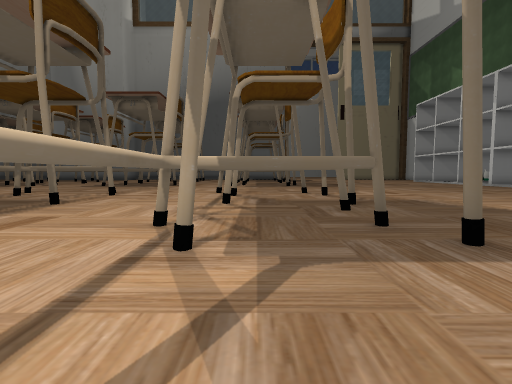
view 1 (above)

24 first-person views from a walk through a 3-D level made in the Unity game engine. The camera is 1.2 m above the floor, tilts 4° down and sees 85° across. The floor is counted in squares, 1.41 m on a side. Each view is taken from the middle of a square. On the plan, view 1 faces up. The plan holds only what a view shows up to about 11 squares ahead; the rest is blank. The place goes on beyond the plan. The player is left out. Some animated figures are left out. Some surface patterns are stand-ins.

view 2
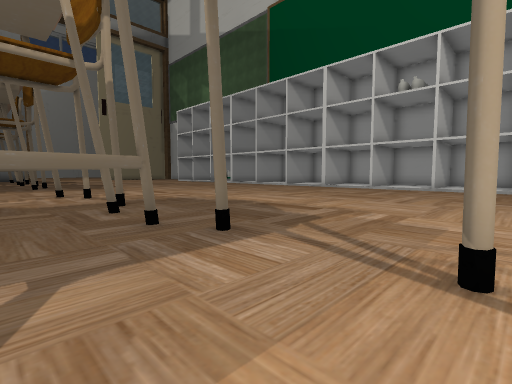

view 3
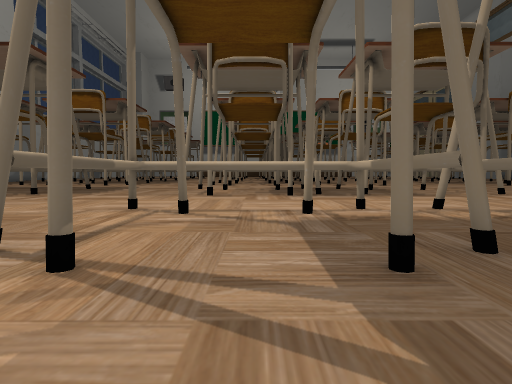

view 4
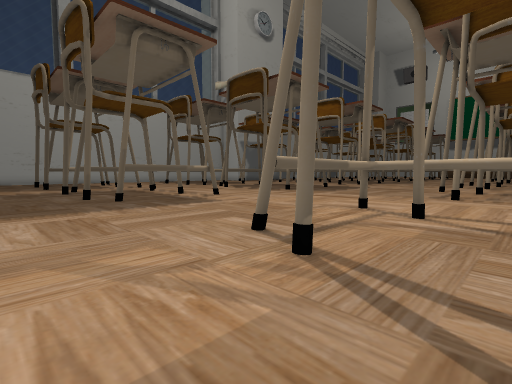

view 5
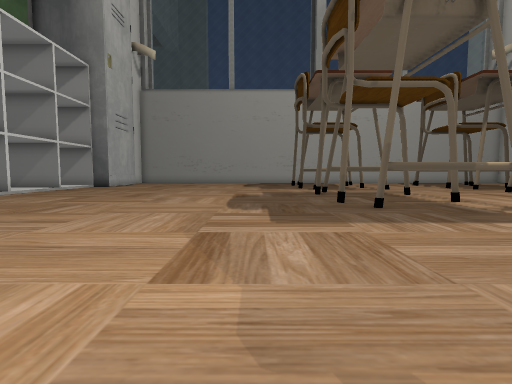

view 6
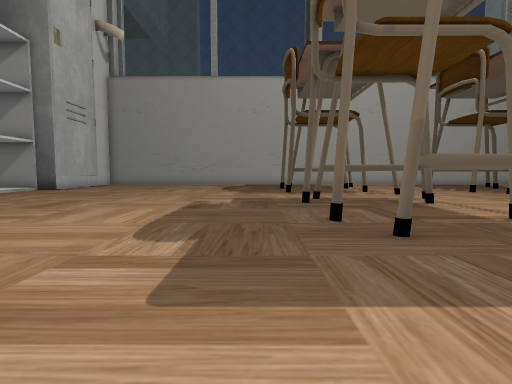

view 7
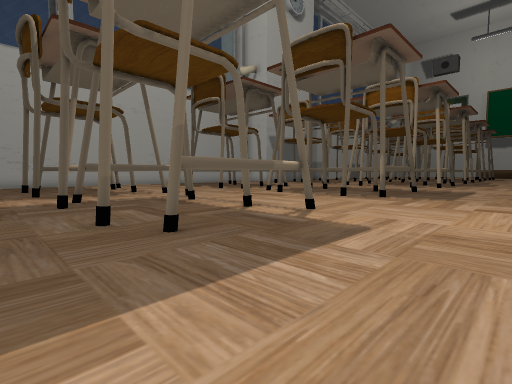

view 8
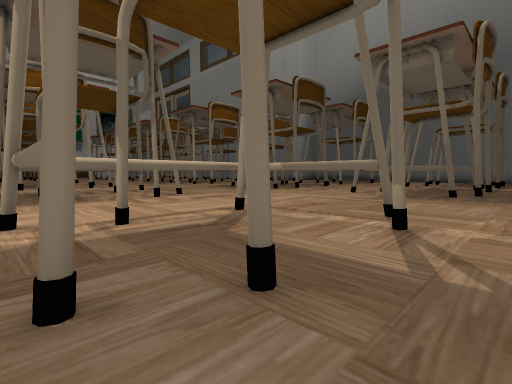

view 9
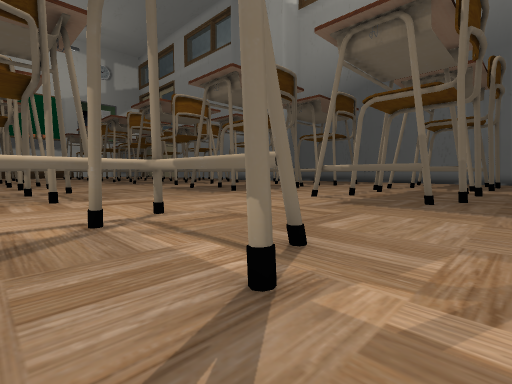

view 10
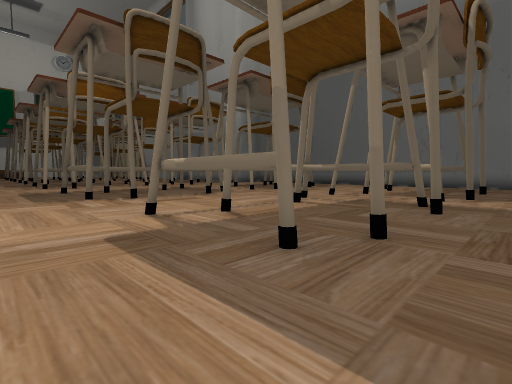

view 11
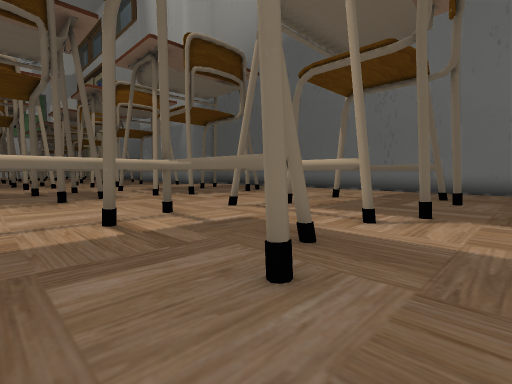

view 12
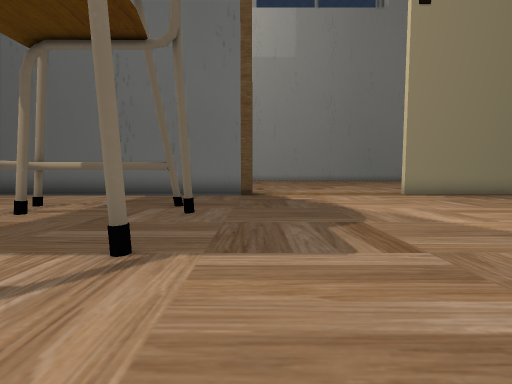

view 13
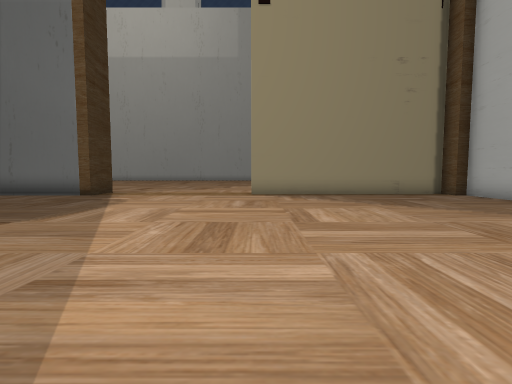

view 14
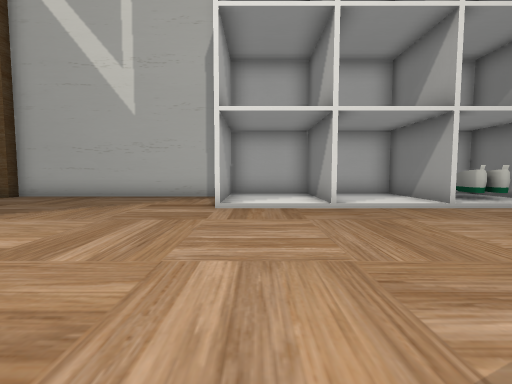

view 15
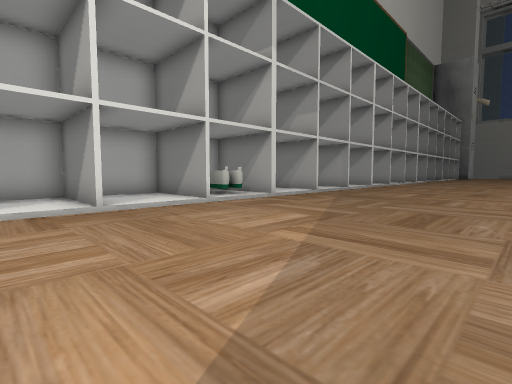

view 16
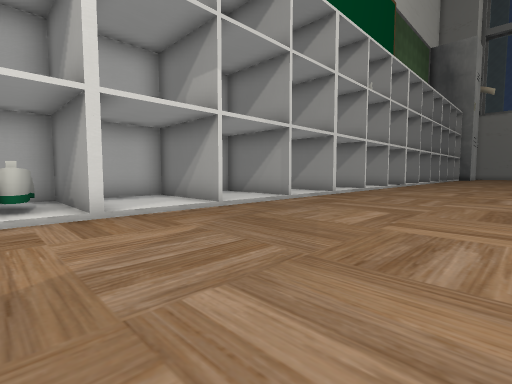

view 17
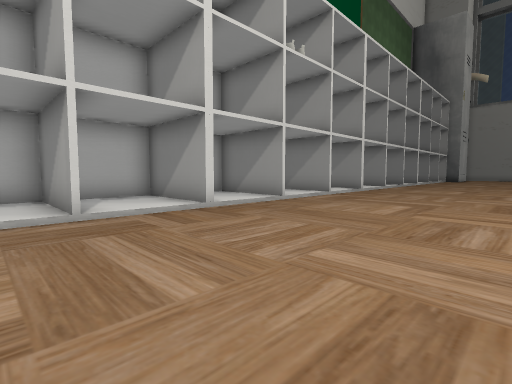

view 18
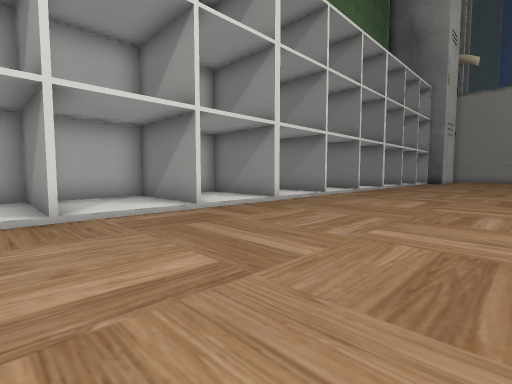

view 19
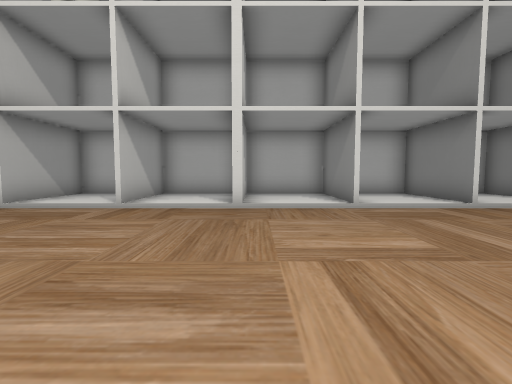

view 20
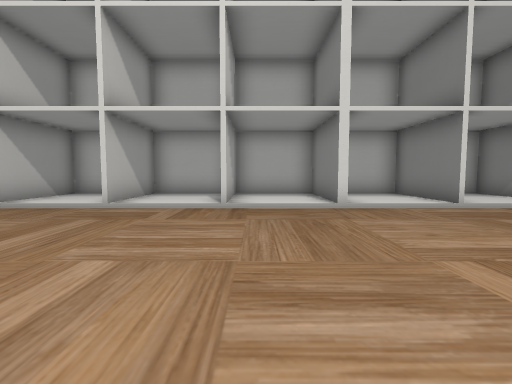

view 21
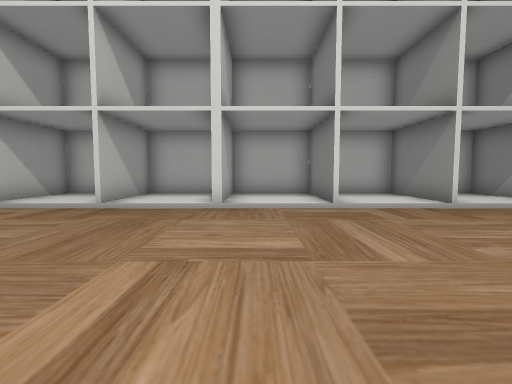

view 22
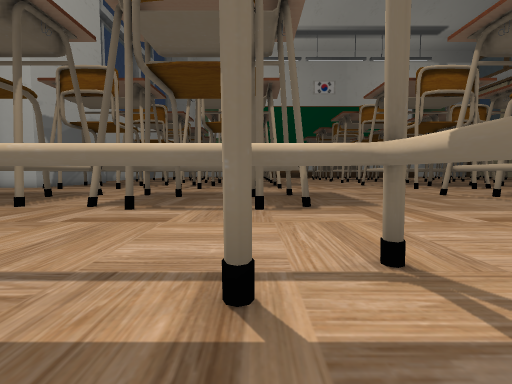

view 23
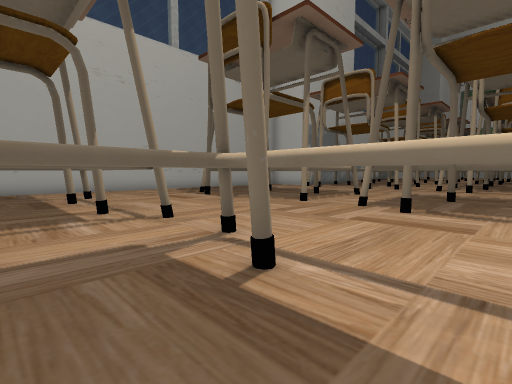

view 24
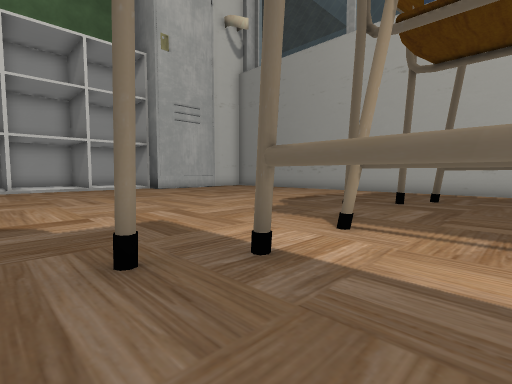

### Floor plan
Key: @ floor where view 1 was taken; # wall or solid block; . main floor; : floor 0.25 m higher than the main floor; T thing the floor can be seen under or through.
Columns run from 9 left of view 1 to 18 right of it. Each row starts with its distance up from view 1.
 34    ###########.....#########
 33     .......................#
 32      ......................#
 31       .....................#
 30       ..TTTT...............#
 29        .T...#..............#
 28          ..................#
 27     ...  ..................#
 26     #...#...#...........####
 25    #....####.... .......:::#
 24    ............  .......:::#
 23    #....TTTT..   .......####
 22 #...#...T...#.   .......:::#
 21 #.......T.....   .......:::#
 20    .....T.....   .......####
 19  ...#...T...#.   .......####
 18  ###....TTTT..   .......####
 17 ..............   .......:::#
 16 ..............   .......:::#
 15    ...........   .......####
 14   ............    ......:  #
 13   ............    ......:::#
 12    #.....TTT..    ......####
 11 #.......T...............:::#
 10 #...#...T...#...........:::#
  9 #.......T...............####
  8 #.......T...............:: #
  7 #...#...T...#...........:::#
  6    #....TTTT............####
  5    .....................:::#
  4    #....TTTT............:::#
  3    .#...T...#...........####
  2    .....T...............:::#
  1 #.......T...............####
  0 #...#...T@..#...........:::#
 -1 ### .....TTT....  ......:::#
 -2 ................. ......####
 -3 ........................:::#
 -4 ........................:::#
 -5 ........................####
 -6 ........................:::#
 -7 ####....TTTT............:::#
 -8 #...#...T...#...........####
 -9 #.......T...............:::#
-10 #.......T...............:::#
-11 #...#...T...#...........####
-12 ####....TTTT............:::#
-13 ........................:::#
-14 ####....TTTT............####
-15 #.......#............  .::

Positions as (right, up) in squares from view 1, and headings:
1: (0, 0), facing up
2: (0, 0), facing up-right
3: (5, 2), facing left
4: (5, 2), facing down-left
5: (5, 0), facing down
6: (4, -3), facing down
7: (4, -3), facing down-left
8: (4, 6), facing up-left
9: (4, 9), facing up-left
10: (4, 15), facing up-left
11: (4, 20), facing up-left
12: (4, 23), facing up
13: (10, 23), facing up
14: (8, 25), facing right
15: (8, 25), facing down-right
16: (9, 19), facing down-right
17: (9, 13), facing down-right
18: (9, 7), facing down-right
19: (8, 0), facing right
20: (8, -6), facing right
21: (8, -9), facing right
22: (1, -8), facing left
23: (1, -9), facing down-left
24: (0, -10), facing down-right
